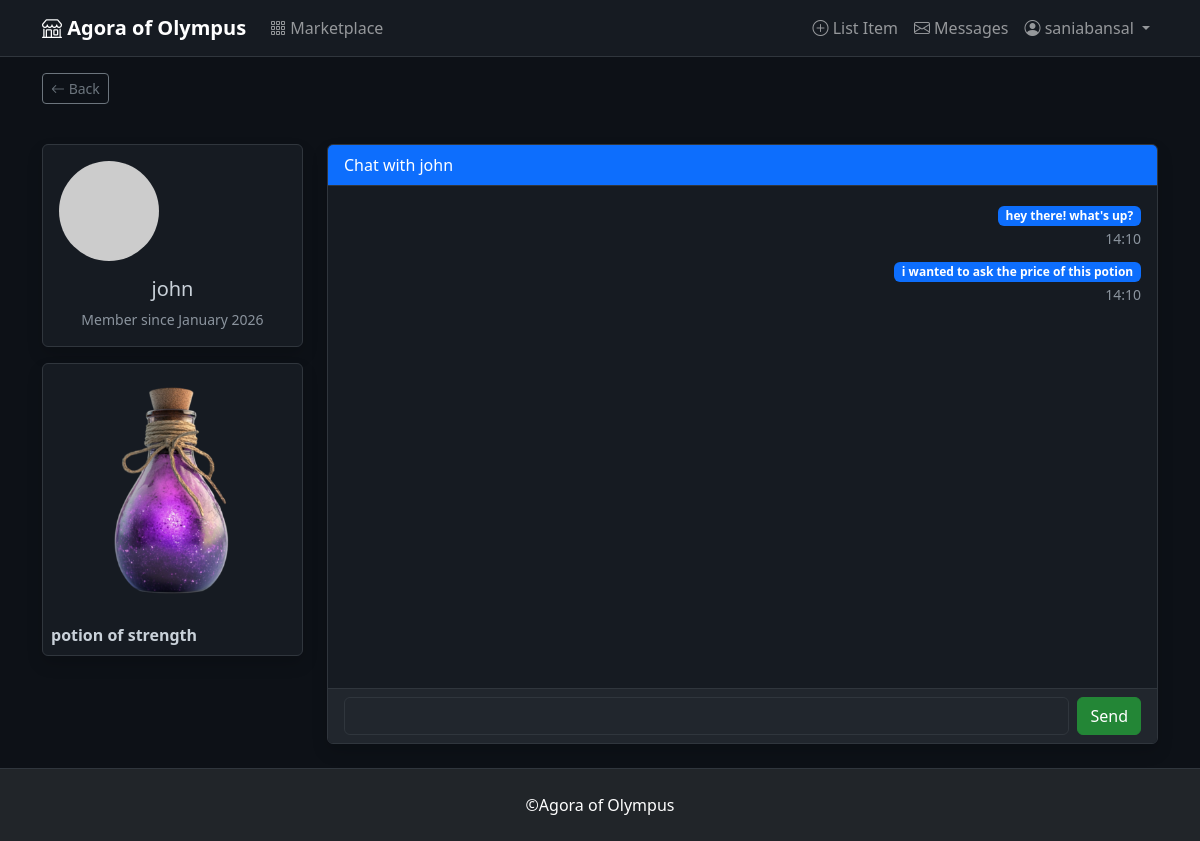
Page /messages/chat/3/5 (signed in) on the committed database.
### app/models.py (models this page shows, shortened)
class User(UserMixin, db.Model):
    id = db.Column(db.Integer, primary_key=True)
    username = db.Column(db.String(80), unique=True, nullable=False)
    email = db.Column(db.String(120), unique=True, nullable=False)
    password_hash = db.Column(db.String(200), nullable=False)
    avatar = db.Column(db.String(200), default='default_avatar.png')
    created_at = db.Column(db.DateTime, default=datetime.utcnow)
    items = db.relationship('Item', backref='seller', lazy='dynamic', cascade='all, delete-orphan')
    sent_messages = db.relationship('Message', foreign_keys='Message.sender_id',
                                   backref='sender', lazy='dynamic', cascade='all, delete-orphan')
    received_messages = db.relationship('Message', foreign_keys='Message.recipient_id',
                                       backref='recipient', lazy='dynamic', cascade='all, delete-orphan')
    def unread_message_count(self):
        return Message.query.filter_by(recipient_id=self.id, read=False).count()

class Item(db.Model):
    id = db.Column(db.Integer, primary_key=True)
    name = db.Column(db.String(100), nullable=False)
    description = db.Column(db.Text, nullable=False)
    image = db.Column(db.String(200), default='default_item.png')
    category = db.Column(db.String(50), nullable=False)
    rarity = db.Column(db.String(20), nullable=False)
    seller_id = db.Column(db.Integer, db.ForeignKey('user.id'), nullable=False)
    created_at = db.Column(db.DateTime, default=datetime.utcnow)
    messages = db.relationship('Message', backref='item', lazy='dynamic', cascade='all, delete-orphan')

class Message(db.Model):
    id = db.Column(db.Integer, primary_key=True)
    sender_id = db.Column(db.Integer, db.ForeignKey('user.id'), nullable=False)
    recipient_id = db.Column(db.Integer, db.ForeignKey('user.id'), nullable=False)
    item_id = db.Column(db.Integer, db.ForeignKey('item.id'), nullable=True)
    subject = db.Column(db.String(200), nullable=False)
    content = db.Column(db.Text, nullable=False)
    timestamp = db.Column(db.DateTime, default=datetime.utcnow, index=True)
    read = db.Column(db.Boolean, default=False)

### app/routes.py (the view)
@main.route('/messages/chat/<int:other_user_id>')
@main.route('/messages/chat/<int:other_user_id>/<int:item_id>')
@login_required
def chat(other_user_id, item_id=None):
    other_user = User.query.get_or_404(other_user_id)
    item = Item.query.get(item_id) if item_id else None
    messages = Message.query.filter(
        db.or_(
            db.and_(Message.sender_id == current_user.id, Message.recipient_id == other_user_id),
            db.and_(Message.sender_id == other_user_id, Message.recipient_id == current_user.id)
        )
    ).order_by(Message.timestamp.desc()).limit(50).all()
    for msg in messages:
        if msg.recipient_id == current_user.id and not msg.read:
            msg.read = True
    db.session.commit()
    return render_template('messages/chat.html',
                         other_user=other_user,
                         item=item,
                         messages=reversed(messages))

### app/models.py (called while the page is built)
@login_manager.user_loader
def load_user(user_id):
    return User.query.get(int(user_id))

### app/templates/messages/chat.html (shortened to what this page needs)
{% extends "base.html" %}
{% block content %}
<div class="row">
    <div class="col-md-3">
        <div class="card shadow text-center p-3">
            <img src="{{ url_for('static', filename='uploads/avatars/' + other_user.avatar) }}"
                 class="rounded-circle mb-3"
                 style="width:100px;height:100px;object-fit:cover;"
                 onerror="this.src='https://via.placeholder.com/100'">
            <h5>{{ other_user.username }}</h5>
            <small class="text-muted">Member since {{ other_user.created_at.strftime('%B %Y') }}</small>
        </div>
        {% if item %}
        <div class="card shadow mt-3 p-2">
            <img src="{{ url_for('static', filename='uploads/items/' + item.image) }}"
                 class="img-fluid rounded mb-2">
            <strong>{{ item.name }}</strong>
        </div>
        {% endif %}
    </div>
    <div class="col-md-9">
        <div class="card shadow" style="height:600px;display:flex;flex-direction:column;">
            <div class="card-header bg-primary text-white">
                Chat with {{ other_user.username }}
            </div>
            <div class="card-body" id="chatMessages" style="flex:1;overflow-y:auto;">
                <div id="messagesContainer">
                    {% for msg in messages %}
                    <div class="mb-2 text-{{ 'end' if msg.sender_id == current_user.id else 'start' }}">
                        <span class="badge bg-{{ 'primary' if msg.sender_id == current_user.id else 'secondary' }}">
                            {{ msg.content }}
                        </span><br>
                        <small class="text-muted">{{ msg.timestamp.strftime('%H:%M') }}</small>
                    </div>
                    {% endfor %}
                </div>
            </div>
            <div class="card-footer">
                <form id="messageForm" class="d-flex gap-2">
                    <input id="messageInput" class="form-control" required autocomplete="off">
                    <button class="btn btn-primary">Send</button>
                </form>
            </div>
        </div>
    </div>
</div>
{% endblock %}

### app/templates/base.html (shortened to what this page needs)
<!DOCTYPE html>
<html lang="en" data-bs-theme="dark">
<head>
    <link href="https://cdn.jsdelivr.net/npm/bootstrap@5.3.0/dist/css/bootstrap.min.css" rel="stylesheet">
    <link rel="stylesheet" href="https://cdn.jsdelivr.net/npm/bootstrap-icons@1.11.0/font/bootstrap-icons.css">
</head>
<body>
    <nav class="navbar navbar-expand-lg navbar-dark bg-dark">
        <div class="container">
            <a class="navbar-brand fw-bold" href="{{ url_for('main.index') }}">
                <i class="bi bi-shop"></i> Agora of Olympus
            </a>
            <div class="collapse navbar-collapse" id="navbarNav">
                <ul class="navbar-nav me-auto">
                    <li class="nav-item">
                        <a class="nav-link" href="{{ url_for('main.marketplace') }}">
                            <i class="bi bi-grid-3x3-gap"></i> Marketplace
                        </a>
                    </li>
                </ul>
                <ul class="navbar-nav">
                    {% if current_user.is_authenticated %}
                        <li class="nav-item">
                            <a class="nav-link" href="{{ url_for('main.create_item') }}">
                                <i class="bi bi-plus-circle"></i> List Item
                            </a>
                        </li>
                        <li class="nav-item">
                            <a class="nav-link position-relative" href="{{ url_for('main.inbox') }}">
                                <i class="bi bi-envelope"></i> Messages
                            </a>
                        </li>
                        <li class="nav-item dropdown">
                            <a class="nav-link dropdown-toggle" href="#" role="button" data-bs-toggle="dropdown">
                                <i class="bi bi-person-circle"></i> {{ current_user.username }}
                            </a>
                        </li>
                    {% endif %}
                </ul>
            </div>
        </div>
    </nav>
    <div class="container mt-3">
        <button onclick="window.history.back()" class="btn btn-sm btn-outline-secondary">
            <i class="bi bi-arrow-left"></i> Back
        </button>
    </div>
    <main class="container my-4">
        {% block content %}{% endblock %}
    </main>
    <footer class="bg-dark text-white py-4">
        <div class="container text-center">
            <p class="mb-0">&copy;Agora of Olympus</p>
        </div>
    </footer>
</body>
</html>

### app/templates/base.html (style rules this page uses)
:root { --bg-primary: #0d1117; --bg-secondary: #161b22; --bg-tertiary: #21262d; --border-color: #30363d; --text-primary: #c9d1d9; --text-secondary: #8b949e; --accent-blue: #58a6ff; --accent-purple: #bc8cff; --accent-green: #3fb950; }
html, body { height: 100%; margin: 0; background-color: var(--bg-primary); color: var(--text-primary); }
body { display: flex; flex-direction: column; }
main { flex: 1 0 auto; }
footer { flex-shrink: 0; }
.navbar-dark { background-color: var(--bg-secondary) !important; border-bottom: 1px solid var(--border-color); }
.card { background-color: var(--bg-secondary); border: 1px solid var(--border-color); color: var(--text-primary); }
.card-header { background-color: var(--bg-tertiary); border-bottom: 1px solid var(--border-color); }
.card-footer { background-color: var(--bg-tertiary); border-top: 1px solid var(--border-color); }
.form-control, .form-select { background-color: var(--bg-tertiary); border: 1px solid var(--border-color); color: var(--text-primary); }
a { color: var(--accent-blue); }
.btn-primary { background-color: #238636; border-color: #238636; }
footer { background-color: var(--bg-secondary) !important; border-top: 1px solid var(--border-color); }
.text-muted { color: var(--text-secondary) !important; }

### rows in the picture
User: username "saniabansal"
User: username "john", created_at "January 2026"
Item: image (picture), name "potion of strength"
Message: content "hey there! what's up?", timestamp "14:10"
Message: content "i wanted to ask the price of this potion", timestamp "14:10"
